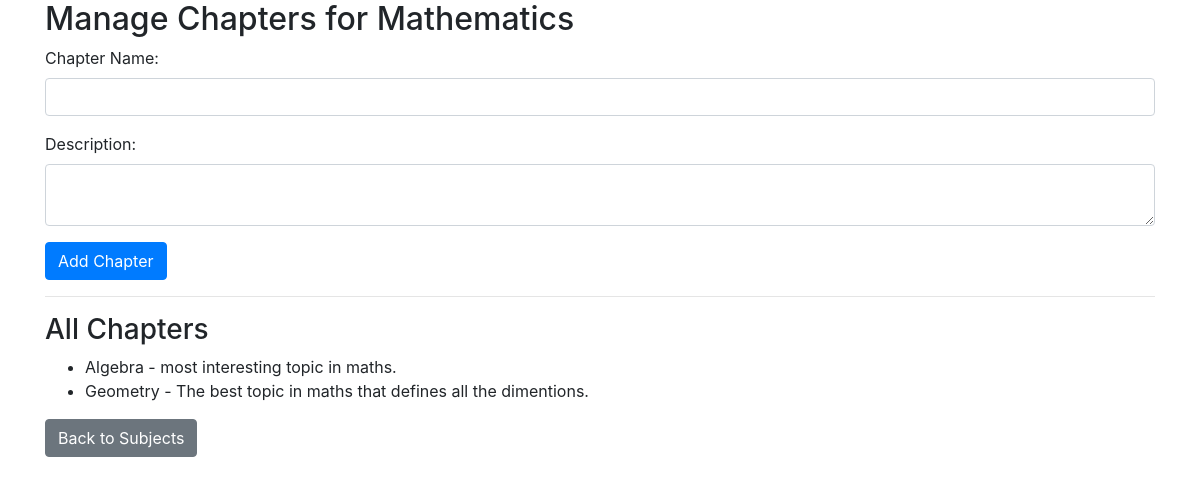
Page /admin/chapters/1 (signed in) on the committed database.
### models/models.py (models this page shows)
class Subject(db.Model):
    id = db.Column(db.Integer, primary_key=True)
    name = db.Column(db.String(100), unique=True, nullable=False)
    description = db.Column(db.Text, nullable=True)

class Chapter(db.Model):
    id = db.Column(db.Integer, primary_key=True)
    name = db.Column(db.String(100), nullable=False)
    description = db.Column(db.Text, nullable=True)
    subject_id = db.Column(db.Integer, db.ForeignKey('subject.id'), nullable=False)
    subject = db.relationship('Subject', backref=db.backref('chapters', lazy=True))

### routes/admin_routes.py (the view, shortened to what this page needs)
@admin.route('/chapters/<int:subject_id>', methods=['GET', 'POST'])
def manage_chapters(subject_id):
    if not session.get('admin_logged_in'):
        return redirect(url_for('admin.admin_login'))
    subject = Subject.query.get_or_404(subject_id)
    chapters = Chapter.query.filter_by(subject_id=subject.id).all()
    return render_template('admin/manage_chapters.html', subject=subject, chapters=chapters)

### templates/admin/manage_chapters.html (shortened to what this page needs)
<!DOCTYPE html>
<html>
<head>
    <link rel="stylesheet" href="{{ url_for('static', filename='css/bootstrap.min.css') }}">
</head>
<body>
    <div class="container">
        <h2>Manage Chapters for {{ subject.name }}</h2>
        <form method="POST">
            <div class="form-group">
                <label for="name">Chapter Name:</label>
                <input type="text" name="name" class="form-control" required>
            </div>
            <div class="form-group">
                <label for="description">Description:</label>
                <textarea name="description" class="form-control"></textarea>
            </div>
            <button type="submit" class="btn btn-primary">Add Chapter</button>
        </form>
        <hr>
        <h3>All Chapters</h3>
        <ul>
            {% for chapter in chapters %}
                <li>{{ chapter.name }} - {{ chapter.description }}</li>
            {% endfor %}
        </ul>
        <a href="/admin/subjects" class="btn btn-secondary">Back to Subjects</a>
    </div>
</body>
</html>

### rows in the picture
Subject: name "Mathematics"
Chapter: name "Algebra", description "most interesting topic in maths."
Chapter: name "Geometry", description "The best topic in maths that defines all the dimentions."
